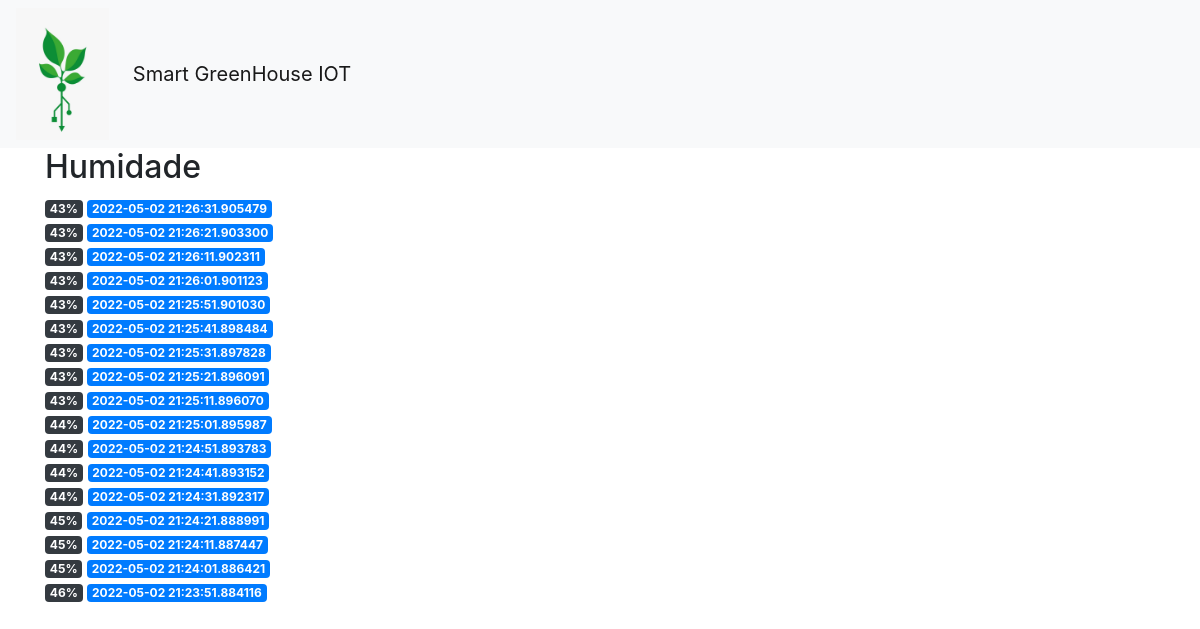
Page /humid on the committed database.
### tables this page shows
CREATE TABLE humid (
        id INTEGER NOT NULL PRIMARY KEY AUTOINCREMENT,
        humid INTEGER,
        datahumid DATETIME
);

### app.py (the view)
@app.route('/humid')
def post_humid():
    post_humid = get_post_humid()
    return render_template('humid.html', post_humid=post_humid)

### app.py (called while the page is built)
def get_db_connection():
    conw = None
    connw = sqlite3.connect('EstufaDB.db')
    connw.row_factory = sqlite3.Row
    return connw

def get_post_humid():
    connw = get_db_connection()
    post_humid = connw.execute('SELECT * FROM humid ORDER BY ID DESC LIMIT 17').fetchall()
    connw.close()
    print(post_humid)
    if post_humid is None:
        abort(404)
    return post_humid

### templates/humid.html
{% extends 'base.html' %}
{% block content %}
    <h2>{% block title %}Humidade {% endblock %}</h2>
    {% for post in post_humid %}
        <span class="badge badge-dark">{{ post['humid'] }}%</span>
        <span class="badge badge-primary">{{ post['datahumid'] }}</span><br>
    {% endfor %}
{% endblock %}

### static/css/style.css (style rules this page uses)
* { margin: 0; padding: 0; box-sizing: border-box; }
body { background: #edeeed; height: 100vh; width: 100%; }

### rows in the picture
humid: humid "43", datahumid "2022-05-02 21:26:31.905479"
humid: humid "43", datahumid "2022-05-02 21:26:21.903300"
humid: humid "43", datahumid "2022-05-02 21:26:11.902311"
humid: humid "43", datahumid "2022-05-02 21:26:01.901123"
humid: humid "43", datahumid "2022-05-02 21:25:51.901030"
humid: humid "43", datahumid "2022-05-02 21:25:41.898484"
humid: humid "43", datahumid "2022-05-02 21:25:31.897828"
humid: humid "43", datahumid "2022-05-02 21:25:21.896091"
humid: humid "43", datahumid "2022-05-02 21:25:11.896070"
humid: humid "44", datahumid "2022-05-02 21:25:01.895987"
humid: humid "44", datahumid "2022-05-02 21:24:51.893783"
humid: humid "44", datahumid "2022-05-02 21:24:41.893152"
humid: humid "44", datahumid "2022-05-02 21:24:31.892317"
humid: humid "45", datahumid "2022-05-02 21:24:21.888991"
humid: humid "45", datahumid "2022-05-02 21:24:11.887447"
humid: humid "45", datahumid "2022-05-02 21:24:01.886421"
humid: humid "46", datahumid "2022-05-02 21:23:51.884116"
